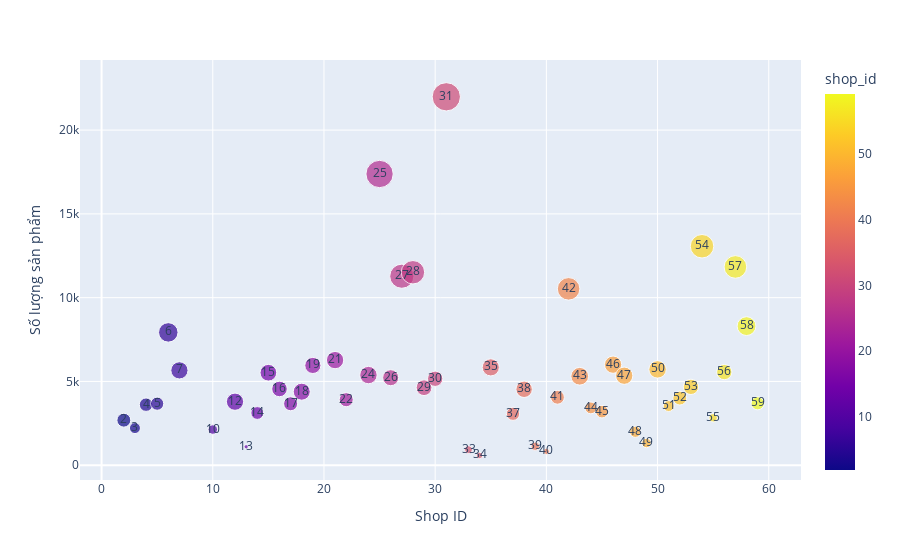

This figure's notebook cell:
### Markdown cell above
#### Bước 6: Trực quan bằng `bubble chart`.
- `Bubble chart` rất phù hợp để xét độ lớn giữa các dữ liệu và đưa dữ liệu các dữ liệu có giá trị quy định lớn nổi lên.
> Dùng `bubble chart` để quan sát các shop nào có thu nhập cao để tương quan với `tree map` biểu diễn số lượng mặt hàng của các shop.

### Code cell
import plotly.express as px

# Tạo Bubble chart
fig = px.scatter(grouped_shop_income, x='shop_id', y='count_id', size='item_price', color='shop_id',
                 hover_data=['shop_id'], text='shop_id')

# Cấu hình tên và tiêu đề trục
fig.update_xaxes(title_text='Shop ID')
fig.update_yaxes(title_text='Số lượng sản phẩm')

# Hiển thị biểu đồ
fig.show()

### Figure 1 — Plotly figure (JSON) as saved in the notebook; plotly's stock layout.template omitted (floating-point values rounded to 4 significant figures)
{"data": [{"hovertemplate": "shop_id=%{marker.color}<br>count_id=%{y}<br>item_price=%{marker.size}<extra></extra>", "legendgroup": "", "marker": {"color": [2, 3, 4, 5, 6, 7, 10, 12, 13, 14, 15, 16, 17, 18, 19, 21, 22, 24, 25, 26, 27, 28, 29, 30, 31, 33, 34, 35, 37, 38, 39, 40, 41, 42, 43, 44, 45, 46, 47, 48, 49, 50, 51, 52, 53, 54, 55, 56, 57, 58, 59], "coloraxis": "coloraxis", "size": [4717000.0, 2969000.0, 4427000.0, 4228000.0, 9260000.0, 7238000.0, 2172000.0, 7260000.0, 444243, 3989000.0, 6788000.0, 5895000.0, 4767000.0, 7052000.0, 6385000.0, 7303000.0, 4817000.0, 7402000.0, 18240000.0, 6290000.0, 14250000.0, 13420000.0, 6046000.0, 5732000.0, 19540000.0, 1506000.0, 986000.0, 7168000.0, 4262000.0, 6608000.0, 1694000.0, 908900.0, 4625000.0, 12400000.0, 7660000.0, 3429000.0, 3875000.0, 7286000.0, 7295000.0, 3083000.0, 2170000.0, 7442000.0, 2890000.0, 4710000.0, 5722000.0, 13490000.0, 1685000.0, 5709000.0, 12510000.0, 8655000.0, 4181000.0], "sizemode": "area", "sizeref": 48850.0, "symbol": "circle"}, "mode": "markers+text", "name": "", "orientation": "v", "showlegend": false, "text": [2, 3, 4, 5, 6, 7, 10, 12, 13, 14, 15, 16, 17, 18, 19, 21, 22, 24, 25, 26, 27, 28, 29, 30, 31, 33, 34, 35, 37, 38, 39, 40, 41, 42, 43, 44, 45, 46, 47, 48, 49, 50, 51, 52, 53, 54, 55, 56, 57, 58, 59], "type": "scatter", "x": [2, 3, 4, 5, 6, 7, 10, 12, 13, 14, 15, 16, 17, 18, 19, 21, 22, 24, 25, 26, 27, 28, 29, 30, 31, 33, 34, 35, 37, 38, 39, 40, 41, 42, 43, 44, 45, 46, 47, 48, 49, 50, 51, 52, 53, 54, 55, 56, 57, 58, 59], "xaxis": "x", "y": [2688, 2217, 3614, 3673, 7927, 5661, 2129, 3790, 1099, 3116, 5520, 4551, 3668, 4388, 5955, 6274, 3910, 5380, 17381, 5222, 11280, 11516, 4626, 5159, 21987, 930, 583, 5840, 3070, 4531, 1134, 825, 4053, 10526, 5309, 3420, 3197, 6001, 5341, 1997, 1324, 5719, 3532, 4006, 4675, 13069, 2829, 5559, 11834, 8302, 3694], "yaxis": "y"}], "layout": {"coloraxis": {"colorbar": {"title": {"text": "shop_id"}}, "colorscale": [[0, "#0d0887"], [0.1111, "#46039f"], [0.2222, "#7201a8"], [0.3333, "#9c179e"], [0.4444, "#bd3786"], [0.5556, "#d8576b"], [0.6667, "#ed7953"], [0.7778, "#fb9f3a"], [0.8889, "#fdca26"], [1, "#f0f921"]]}, "legend": {"itemsizing": "constant", "tracegroupgap": 0}, "margin": {"t": 60}, "xaxis": {"anchor": "y", "domain": [0, 1], "title": {"text": "Shop ID"}}, "yaxis": {"anchor": "x", "domain": [0, 1], "title": {"text": "Số lượng sản phẩm"}}}}
